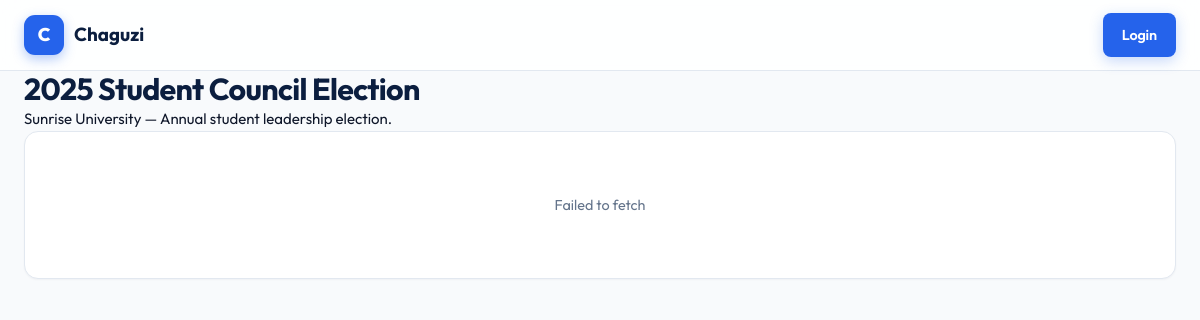
Screenshot of /elections/public/1 with the database file from the repository.
### models/election.py (models this page shows, shortened)
class Election(db.Model):
    __tablename__ = 'elections'
    id = db.Column(db.Integer, primary_key=True)
    organization_id = db.Column(db.Integer, db.ForeignKey('organizations.id'),
                                 nullable=False, index=True)
    name = db.Column(db.String(200), nullable=False)
    description = db.Column(db.Text)
    election_type = db.Column(db.String(50), default='general')
    start_date = db.Column(db.DateTime, nullable=False)
    end_date = db.Column(db.DateTime, nullable=False)
    result_visibility = db.Column(db.String(20), default='after_close')
    status = db.Column(db.String(20), default='draft', index=True)
    allow_vote_correction = db.Column(db.Boolean, default=False)
    eligible_group = db.Column(db.String(150), default='all')
    announced_at = db.Column(db.DateTime)
    announced_by = db.Column(db.Integer, db.ForeignKey('users.id'))
    is_finalized = db.Column(db.Boolean, default=False)
    created_by = db.Column(db.Integer, db.ForeignKey('users.id'), nullable=False)
    created_at = db.Column(db.DateTime, default=datetime.utcnow)
    updated_at = db.Column(db.DateTime, default=datetime.utcnow, onupdate=datetime.utcnow)
    positions = db.relationship('Position', backref='election', lazy='dynamic',
                                 cascade='all, delete-orphan',
                                 order_by='Position.order_index')
    votes = db.relationship('Vote', backref='election', lazy='dynamic',
                            cascade='all, delete-orphan')

### models/organization.py (models this page shows, shortened)
class Organization(db.Model):
    __tablename__ = 'organizations'
    id = db.Column(db.Integer, primary_key=True)
    name = db.Column(db.String(200), nullable=False, unique=True, index=True)
    slug = db.Column(db.String(220), nullable=False, unique=True, index=True)
    org_type = db.Column(db.String(50), nullable=False, default='school')
    logo = db.Column(db.String(300))
    email = db.Column(db.String(150), nullable=False)
    phone = db.Column(db.String(50))
    location = db.Column(db.String(200))
    registration_number = db.Column(db.String(100))
    description = db.Column(db.Text)
    voter_id_required = db.Column(db.Boolean, default=True)
    voter_id_label = db.Column(db.String(50), default='Membership ID')
    allow_public_results = db.Column(db.Boolean, default=False)
    default_result_visibility = db.Column(db.String(20), default='after_close')
    is_active = db.Column(db.Boolean, default=True)
    created_at = db.Column(db.DateTime, default=datetime.utcnow)
    updated_at = db.Column(db.DateTime, default=datetime.utcnow, onupdate=datetime.utcnow)
    users = db.relationship('User', backref='organization', lazy='dynamic',
                            cascade='all, delete-orphan')
    elections = db.relationship('Election', backref='organization', lazy='dynamic',
                                cascade='all, delete-orphan')

### routes/elections.py (the view)
@elections_bp.route('/public/<int:election_id>')
def public_election(election_id):
    election = db.session.get(Election, election_id)
    if not election:
        return render_template('errors/404.html'), 404
    org = election.organization
    if not org.allow_public_results and election.status != 'announced':
        return render_template('public_results.html', election=election, org=org, allowed=False)
    return render_template('public_results.html', election=election, org=org, allowed=True)

### templates/public_results.html (shortened to what this page needs)
{% extends "base.html" %}
{% block body_class %}public-results{% endblock %}
{% block public_content %}
<div class="landing-nav">
    <div class="landing-container nav-inner">
        <div class="landing-brand"><span class="brand-mark">C</span><strong>Chaguzi</strong></div>
        <div><a href="{{ url_for('auth.login') }}" class="btn btn-primary">Login</a></div>
    </div>
</div>
<div class="landing-container results-public">
    <h1>{{ election.name }}</h1>
    <p>{{ org.name }} — {{ election.description or '' }}</p>
    {% if allowed %}
    <div id="resultsContainer"><div class="skeleton">Loading...</div></div>
    {% else %}
    <div class="panel"><p>Public results are not enabled for this election.</p></div>
    {% endif %}
</div>
{% endblock %}

### static/css/style.css (style rules this page uses)
:root { --navy: #0b1e3f; --navy-2: #12294f; --blue: #2563eb; --blue-2: #3b82f6; --blue-soft: #eff6ff; --accent: #facc15; --success: #16a34a; --success-soft: #dcfce7; --danger: #dc2626; --danger-soft: #fee2e2; --warning: #f59e0b; --warning-soft: #fef3c7; --gray-50: #f8fafc; --gray-100: #f1f5f9; --gray-200: #e2e8f0; --gray-300: #cbd5e1; --gray-400: #94a3b8; --gray-500: #64748b; --gray-600: #475569; --gray-700: #334155; --gray-800: #1e293b; --gray-900: #0f172a; --radius-sm: 8px; --radius: 14px; --radius-lg: 22px; --shadow-xs: 0 1px 2px rgba(15, 23, 42, 0.04); --shadow-sm: 0 2px 6px rgba(15, 23, 42, 0.05); --shadow: 0 4px 16px rgba(15, 23, 42, 0.07); --shadow-lg: 0 20px 50px rgba(15, 23, 42, 0.14); --font: 'Outfit', -apple-system, BlinkMacSystemFont, 'Segoe UI', Roboto, sans-serif; --transition: 0.18s cubic-bezier(0.4, 0, 0.2, 1); }
* { box-sizing: border-box; margin: 0; padding: 0; }
html { scroll-behavior: smooth; }
body { font-family: var(--font); color: var(--gray-900); background: var(--gray-50); line-height: 1.55; font-weight: 400; font-size: 15px; -webkit-font-smoothing: antialiased; -moz-osx-font-smoothing: grayscale; }
a { color: var(--blue); text-decoration: none; transition: color var(--transition); }
h1, h2, h3, h4 { font-weight: 700; letter-spacing: -0.022em; line-height: 1.2; color: var(--navy); }
h1 { font-size: 1.9rem; }
.btn { display: inline-flex; align-items: center; justify-content: center; gap: 8px; padding: 10px 18px; border-radius: var(--radius-sm); font-weight: 600; font-size: 0.9rem; font-family: inherit; border: 1px solid transparent; cursor: pointer; transition: all var(--transition); text-decoration: none; white-space: nowrap; letter-spacing: -0.01em; }
.btn-primary { background: var(--blue); color: #fff; box-shadow: 0 4px 14px rgba(37, 99, 235, 0.25); }
.brand-mark { display: inline-flex; align-items: center; justify-content: center; width: 40px; height: 40px; background: linear-gradient(135deg, var(--blue-2), var(--blue)); color: #fff; font-weight: 800; font-size: 1.15rem; border-radius: 11px; box-shadow: 0 4px 12px rgba(37, 99, 235, 0.35); flex-shrink: 0; }
.landing-container { max-width: 1200px; margin: 0 auto; padding: 0 24px; }
.landing-nav { background: rgba(255, 255, 255, 0.85); backdrop-filter: saturate(180%) blur(14px); -webkit-backdrop-filter: saturate(180%) blur(14px); border-bottom: 1px solid var(--gray-200); position: sticky; top: 0; z-index: 100; }
.nav-inner { display: flex; justify-content: space-between; align-items: center; height: 70px; gap: 12px; }
.landing-brand { display: flex; align-items: center; gap: 10px; font-size: 1.18rem; font-weight: 700; color: var(--navy); }
.landing-brand .brand-mark { background: var(--blue); }

### rows the page displays
Election: name "2025 Student Council Election", description "Annual student leadership election."
Organization: name "Sunrise University"
